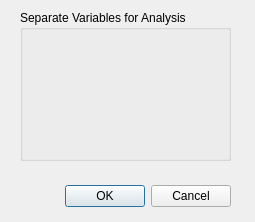
<?xml version="1.0" encoding="UTF-8"?>
<ui version="4.0">
 <class>VariableSelectionDialog</class>
 <widget class="QDialog" name="VariableSelectionDialog">
  <property name="geometry">
   <rect>
    <x>0</x>
    <y>0</y>
    <width>255</width>
    <height>222</height>
   </rect>
  </property>
  <property name="windowTitle">
   <string>Variable Selection for Analysis</string>
  </property>
  <widget class="QWidget" name="layoutWidget">
   <property name="geometry">
    <rect>
     <x>20</x>
     <y>180</y>
     <width>211</width>
     <height>33</height>
    </rect>
   </property>
   <layout class="QHBoxLayout">
    <property name="spacing">
     <number>6</number>
    </property>
    <property name="margin">
     <number>0</number>
    </property>
    <item>
     <spacer>
      <property name="orientation">
       <enum>Qt::Horizontal</enum>
      </property>
      <property name="sizeHint" stdset="0">
       <size>
        <width>131</width>
        <height>31</height>
       </size>
      </property>
     </spacer>
    </item>
    <item>
     <widget class="QPushButton" name="okButton">
      <property name="text">
       <string>OK</string>
      </property>
     </widget>
    </item>
    <item>
     <widget class="QPushButton" name="cancelButton">
      <property name="text">
       <string>Cancel</string>
      </property>
     </widget>
    </item>
   </layout>
  </widget>
  <widget class="QGroupBox" name="groupBox">
   <property name="geometry">
    <rect>
     <x>20</x>
     <y>10</y>
     <width>211</width>
     <height>151</height>
    </rect>
   </property>
   <property name="title">
    <string>Separate Variables for Analysis</string>
   </property>
  </widget>
  <zorder>groupBox</zorder>
  <zorder>layoutWidget</zorder>
 </widget>
 <resources/>
 <connections>
  <connection>
   <sender>okButton</sender>
   <signal>clicked()</signal>
   <receiver>VariableSelectionDialog</receiver>
   <slot>accept()</slot>
   <hints>
    <hint type="sourcelabel">
     <x>278</x>
     <y>253</y>
    </hint>
    <hint type="destinationlabel">
     <x>96</x>
     <y>254</y>
    </hint>
   </hints>
  </connection>
  <connection>
   <sender>cancelButton</sender>
   <signal>clicked()</signal>
   <receiver>VariableSelectionDialog</receiver>
   <slot>reject()</slot>
   <hints>
    <hint type="sourcelabel">
     <x>369</x>
     <y>253</y>
    </hint>
    <hint type="destinationlabel">
     <x>179</x>
     <y>282</y>
    </hint>
   </hints>
  </connection>
 </connections>
</ui>
